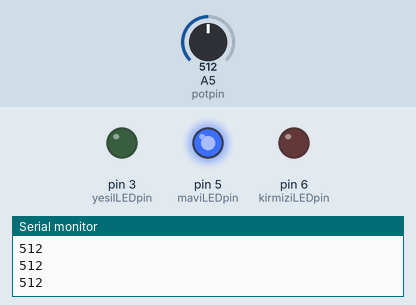
A sketch run on a simulated Arduino Uno, built with avr-gcc and run on an emulated ATmega328P. On the bench: output pins drawn as LEDs (lit = HIGH), the last lines printed to the serial monitor. Inputs (shaded band) come from the test bench; at power-on: A5 (potpin) = 512.

Above: at 1.2 s.
1.3 s: A5 (potpin) set to 466
2.8 s: A5 (potpin) set to 434
At 4.0 s:
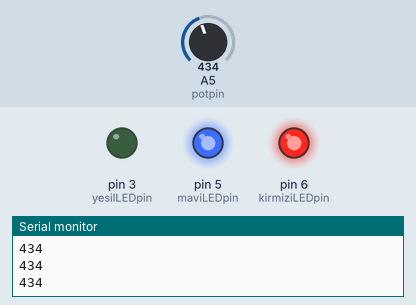
4.3 s: A5 (potpin) set to 317
5.8 s: A5 (potpin) set to 292
At 6.3 s:
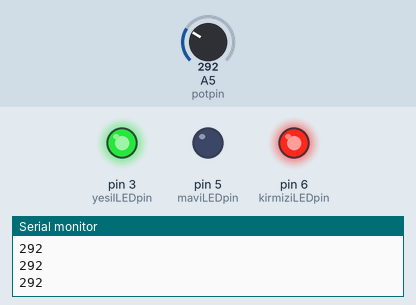
7.3 s: A5 (potpin) set to 162
8.8 s: A5 (potpin) set to 142
At 9.8 s:
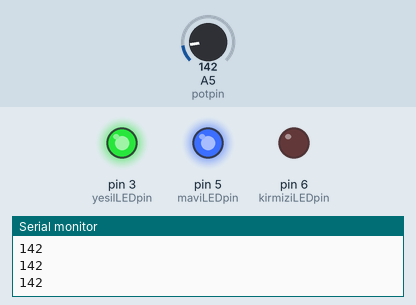
Timing chart, 0 to 11.3 s (numbered marks = the images above; inputs shaded):
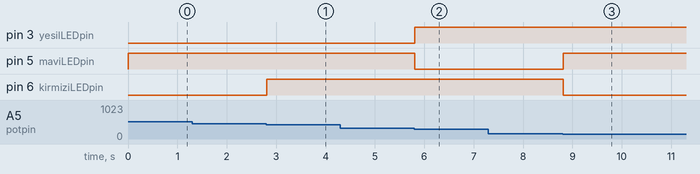

The sketch:

9.4._pot_ile_RGB_renk_kontrolu.ino
```cpp
int yesilLEDpin=3; //LEDlerin pin numaraları atanır.
int maviLEDpin=5;
int kirmiziLEDpin=6;
int potpin=5; //potun pin numarası atanır.
int deger; //deger isimli bir değişken tanımlanır.

void setup(){
Serial.begin(9600); //seri veri iletişimi başlatılır.
pinMode(yesilLEDpin,OUTPUT);  //LED pinleri çıkış olarak atanır.
pinMode(maviLEDpin,OUTPUT);
pinMode(kirmiziLEDpin,OUTPUT);
}

void loop(){
deger= analogRead(potpin); //pottan okunan sayı deger isimli değişkene atanır.
Serial.println(deger);  //sayı seri port ekran yazdırılır.
if (deger<150) {  //analog değer 150den küçükse...
analogWrite(kirmiziLEDpin,0); //kırmızı renk elde edilir.
analogWrite(maviLEDpin,255);
analogWrite(yesilLEDpin,255);
} else if (deger<300) {  //analog değer 300den küçükse...
analogWrite(kirmiziLEDpin,255);  //mavi renk
analogWrite(maviLEDpin,0);
analogWrite(yesilLEDpin,255);
} else if (deger<450) { //analog değer 450den küçükse...
analogWrite(kirmiziLEDpin,255); //yeşil renk
analogWrite(maviLEDpin,255);
analogWrite(yesilLEDpin,0);
} else if (deger<600) {  //analog değer 600den küçükse...
analogWrite(kirmiziLEDpin,0); //sarı renk
analogWrite(maviLEDpin,255);
analogWrite(yesilLEDpin,0);
} else if (deger<750) {  //analog değer 750den küçükse...
analogWrite(kirmiziLEDpin,0); //mor renk
analogWrite(maviLEDpin,0);
analogWrite(yesilLEDpin,255);
} else if (deger<900) {  //analog değer 900den küçükse...
analogWrite(kirmiziLEDpin,255);  //turkuaz renk
analogWrite(maviLEDpin,0);
analogWrite(yesilLEDpin,0);
}else if (deger<1024) {  //analog değer 1024den küçükse...
analogWrite(kirmiziLEDpin,0); //beyaz renk elde edilir.
analogWrite(maviLEDpin,0);
analogWrite(yesilLEDpin,0);
}
delay(10);
}
```

Measured:
- the behaviour switches between 450 and 449 on A5 (potpin) (found by bisection; images 0 and 1)
- the behaviour switches between 300 and 299 on A5 (potpin) (found by bisection; images 1 and 2)
- the behaviour switches between 150 and 149 on A5 (potpin) (found by bisection; images 2 and 3)
- after the input at 2.8 s, pin 6 (kirmiziLEDpin): LOW → HIGH at once
- after the input at 5.8 s, pin 3 (yesilLEDpin): LOW → HIGH at once; pin 5 (maviLEDpin): HIGH → LOW at once
- after the input at 8.8 s, pin 5 (maviLEDpin): LOW → HIGH at once; pin 6 (kirmiziLEDpin): HIGH → LOW at once
